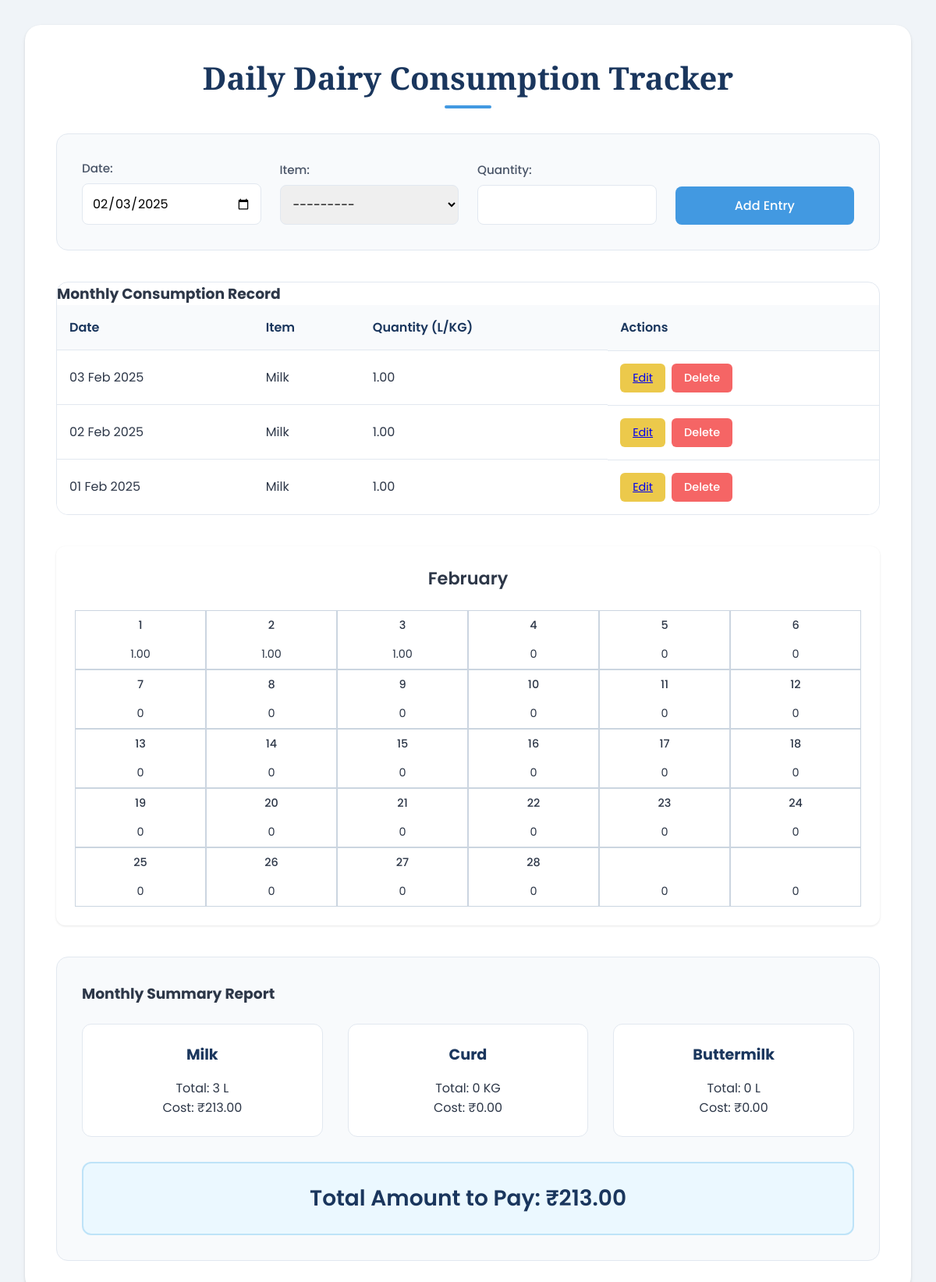
The page / on the database its author committed.
### tracker/models.py (models this page shows, shortened)
class DailyConsumption(models.Model):
    ITEM_CHOICES = [
        ('Milk', 'Milk'),
        ('Curd', 'Curd'),
        ('Buttermilk', 'Buttermilk'),
    ]
    date = models.DateField(default=now)  # Default to today's date
    item = models.CharField(max_length=10, choices=ITEM_CHOICES)
    quantity = models.DecimalField(max_digits=4, decimal_places=2)  # Changed to DecimalField
    class Meta:
        ordering = ['-date']

### tracker/views.py (the view)
# urls.py: 2. Add a URL to urlpatterns:  path('', views.home, name='home')
def home(request):
    form = DailyConsumptionForm()
    if request.method == 'POST':
        form = DailyConsumptionForm(request.POST)
        if form.is_valid():
            form.save()
            return redirect('home')
    month_data = DailyConsumption.objects.filter(
        date__month=date.today().month
    ).order_by('-date')  # Sort by date descending
    total_milk = month_data.filter(item="Milk").aggregate(Sum('quantity'))['quantity__sum'] or 0
    total_curd = month_data.filter(item="Curd").aggregate(Sum('quantity'))['quantity__sum'] or 0
    total_buttermilk = month_data.filter(item="Buttermilk").aggregate(Sum('quantity'))['quantity__sum'] or 0
    total_milk_cost = total_milk * PRICES['Milk']
    total_curd_cost = total_curd * PRICES['Curd']
    total_buttermilk_cost = total_buttermilk * PRICES['Buttermilk']
    total_cost = total_milk_cost + total_curd_cost + total_buttermilk_cost
    today = date.today()
    _, days_in_month = monthrange(today.year, today.month)
    current_month = calendar.month_name[today.month]
    date_quantity_pairs = []
    dates = list(range(1, days_in_month + 1))
    for i in range(0, len(dates), 6):
        chunk = dates[i:i+6]
        while len(chunk) < 6:
            chunk.append('')
        date_quantity_pairs.append({'dates': chunk})
    milk_entries = month_data.filter(item="Milk")
    milk_by_date = {str(entry.date.day): entry.quantity for entry in milk_entries}
    context = {
        'form': form,
        'month_data': month_data,
        'total_milk': total_milk,
        'total_curd': total_curd,
        'total_buttermilk': total_buttermilk,
        'total_milk_cost': total_milk_cost,
        'total_curd_cost': total_curd_cost,
        'total_buttermilk_cost': total_buttermilk_cost,
        'total_cost': total_cost,
        'days_in_month': range(1, days_in_month + 1),
        'date_quantity_pairs': date_quantity_pairs,
        'milk_by_date': milk_by_date,
        'current_month': current_month,
    }
    return render(request, 'tracker/home.html', context)

### tracker/forms.py
class DailyConsumptionForm(forms.ModelForm):
    date = forms.DateField(
        widget=forms.DateInput(attrs={'type': 'date'})  # Enables date selection
    )
    class Meta:
        model = DailyConsumption
        fields = ['date', 'item', 'quantity']

### tracker/views.py (called while the page is built)
@register.filter
def get_item(dictionary, key):
    return dictionary.get(str(key))

### tracker/templates/tracker/home.html (shortened to what this page needs)
<!DOCTYPE html>
<html lang="en">
<head>
</head>
<body>
    <div class="container">
        <h2>Daily Dairy Consumption Tracker</h2>
        <div class="form-container">
    <form method="POST">
        {{ form.as_p }}
        <button type="submit">Add Entry</button>
    </form>
        </div>
        <div class="table-container">
            <h3>Monthly Consumption Record</h3>
    <table>
                <thead>
        <tr>
            <th>Date</th>
            <th>Item</th>
            <th>Quantity (L/KG)</th>
                        <th>Actions</th>
        </tr>
                </thead>
                <tbody>
        {% for entry in month_data %}
        <tr>
                        <td data-label="Date">{{ entry.date|date:"d M Y" }}</td>
                        <td data-label="Item">{{ entry.item }}</td>
                        <td data-label="Quantity">{{ entry.quantity }}</td>
                        <td data-label="Actions" class="actions">
                            <a href="{% url 'edit_entry' entry.id %}" class="edit-btn">Edit</a>
                            <button onclick="showDeleteModal('{{ entry.id }}')" class="delete-btn">Delete</button>
                        </td>
        </tr>
        {% endfor %}
                </tbody>
    </table>
        </div>
        <div class="monthly-milk-table">
            <div class="month-header">{{ current_month }}</div>
            <div class="milk-grid">
                {% for row in date_quantity_pairs %}
                    <div class="grid-row">
                        {% for date in row.dates %}
                            <div class="grid-cell date-cell">{{ date }}</div>
                        {% endfor %}
                    </div>
                    <div class="grid-row">
                        {% for date in row.dates %}
                            <div class="grid-cell quantity-cell">{{ milk_by_date|get_item:date|default:"0" }}</div>
                        {% endfor %}
                    </div>
                {% endfor %}
            </div>
        </div>
        <div class="summary-container">
            <h3>Monthly Summary Report</h3>
            <div class="summary-grid">
                <div class="summary-item">
                    <h4>Milk</h4>
                    <p>Total: {{ total_milk }} L</p>
                    <p>Cost: ₹{{ total_milk_cost|floatformat:2 }}</p>
                </div>
                <div class="summary-item">
                    <h4>Curd</h4>
                    <p>Total: {{ total_curd }} KG</p>
                    <p>Cost: ₹{{ total_curd_cost|floatformat:2 }}</p>
                </div>
                <div class="summary-item">
                    <h4>Buttermilk</h4>
                    <p>Total: {{ total_buttermilk }} L</p>
                    <p>Cost: ₹{{ total_buttermilk_cost|floatformat:2 }}</p>
                </div>
            </div>
            <div class="total-amount">
                Total Amount to Pay: ₹{{ total_cost|floatformat:2 }}
            </div>
        </div>
    </div>
</body>
</html>

### tracker/templates/tracker/home.html (style rules this page uses)
* { margin: 0; padding: 0; box-sizing: border-box; font-family: 'Poppins', sans-serif; }
body { background-color: #f0f4f8; padding: 2rem; color: #2d3748; min-height: 100vh; }
.container { max-width: 1200px; margin: 0 auto; background: white; padding: 2.5rem; border-radius: 20px; box-shadow: 0 4px 6px rgba(0,0,0,0.05), 0 1px 3px rgba(0,0,0,0.1); }
h2 { font-family: 'Playfair Display', serif; color: #1a365d; margin-bottom: 2rem; text-align: center; font-size: 2.5rem; position: relative; }
h2::after { content: ''; display: block; width: 60px; height: 4px; background: #4299e1; margin: 0.5rem auto; border-radius: 2px; }
.form-container { background: #f8fafc; padding: 2rem; border-radius: 15px; margin-bottom: 2.5rem; border: 1px solid #e2e8f0; }
form { display: grid; grid-template-columns: repeat(auto-fit, minmax(200px, 1fr)); gap: 1.5rem; align-items: end; }
form label { display: block; margin-bottom: 0.5rem; color: #4a5568; font-weight: 500; font-size: 0.95rem; }
form input, form select { width: 100%; padding: 0.75rem; border: 1px solid #e2e8f0; border-radius: 8px; font-size: 1rem; transition: all 0.3s ease; }
button { background-color: #4299e1; color: white; padding: 0.75rem 1.5rem; border: none; border-radius: 8px; cursor: pointer; font-size: 1rem; font-weight: 500; transition: all 0.3s ease; }
.table-container { margin: 2.5rem 0; overflow: hidden; border-radius: 15px; border: 1px solid #e2e8f0; }
table { width: 100%; border-collapse: collapse; background: white; }
th { background: #f8fafc; padding: 1rem; text-align: left; font-weight: 600; color: #1a365d; }
td { padding: 1rem; border-top: 1px solid #e2e8f0; }
.monthly-milk-table { margin: 2rem 0; padding: 1.5rem; background: white; border-radius: 12px; box-shadow: 0 1px 3px rgba(0,0,0,0.1); }
.month-header { text-align: center; color: #2d3748; font-size: 1.4rem; margin-bottom: 1.5rem; font-weight: 600; }
.milk-grid { width: 100%; border-collapse: collapse; font-family: 'Courier New', monospace; overflow-x: auto; }
.grid-row { display: grid; grid-template-columns: repeat(6, minmax(50px, 1fr)); min-width: 300px; }
.grid-cell { border: 1px solid #cbd5e0; padding: 8px 4px; text-align: center; font-size: 0.9rem; background: white; }
.date-cell { border-bottom: none; color: #2d3748; font-weight: 500; }
.quantity-cell { border-top: none; color: #2d3748; }
.summary-container { background: #f8fafc; padding: 2rem; border-radius: 15px; margin-top: 2.5rem; border: 1px solid #e2e8f0; }
.summary-grid { display: grid; grid-template-columns: repeat(auto-fit, minmax(250px, 1fr)); gap: 2rem; margin: 1.5rem 0; }
.summary-item { background: white; padding: 1.5rem; border-radius: 12px; text-align: center; border: 1px solid #e2e8f0; transition: transform 0.3s ease; }
.summary-item h4 { color: #1a365d; margin-bottom: 1rem; font-size: 1.2rem; }
.total-amount { text-align: center; font-size: 1.75rem; color: #1a365d; padding: 1.5rem; background: #ebf8ff; border-radius: 12px; margin-top: 2rem; font-weight: 600; border: 2px solid #bee3f8; }
.actions { display: flex; gap: 0.5rem; }
.edit-btn, .delete-btn { padding: 0.5rem 1rem; border-radius: 6px; font-size: 0.9rem; transition: all 0.3s ease; }
.edit-btn { background-color: #ecc94b; }
.delete-btn { background-color: #f56565; }

### rows shown on the page
DailyConsumption: date "03 Feb 2025", item "Milk", quantity "1.00"
DailyConsumption: date "02 Feb 2025", item "Milk", quantity "1.00"
DailyConsumption: date "01 Feb 2025", item "Milk", quantity "1.00"

### other values the page prints
{{ current_month }} "February"
{{ date }} "1" "2" "3" "4" "5" "6" "7" "8" "9" "10" "11" "12" "13" "14" "15" "16" "17" "18" "19" "20" "21" "22" "23" "24" "25" "26" "27" "28"
{{ milk_by_date|get_item:date|default:"0" }} "1.00" "1.00" "1.00" "0" "0" "0" "0" "0" "0" "0" "0" "0" "0" "0" "0" "0" "0" "0" "0" "0" "0" "0" "0" "0" "0" "0" "0" "0" "0" "0"
{{ total_milk }} "3"
{{ total_milk_cost|floatformat:2 }} "213.00"
{{ total_curd }} "0"
{{ total_curd_cost|floatformat:2 }} "0.00"
{{ total_buttermilk }} "0"
{{ total_buttermilk_cost|floatformat:2 }} "0.00"
{{ total_cost|floatformat:2 }} "213.00"
